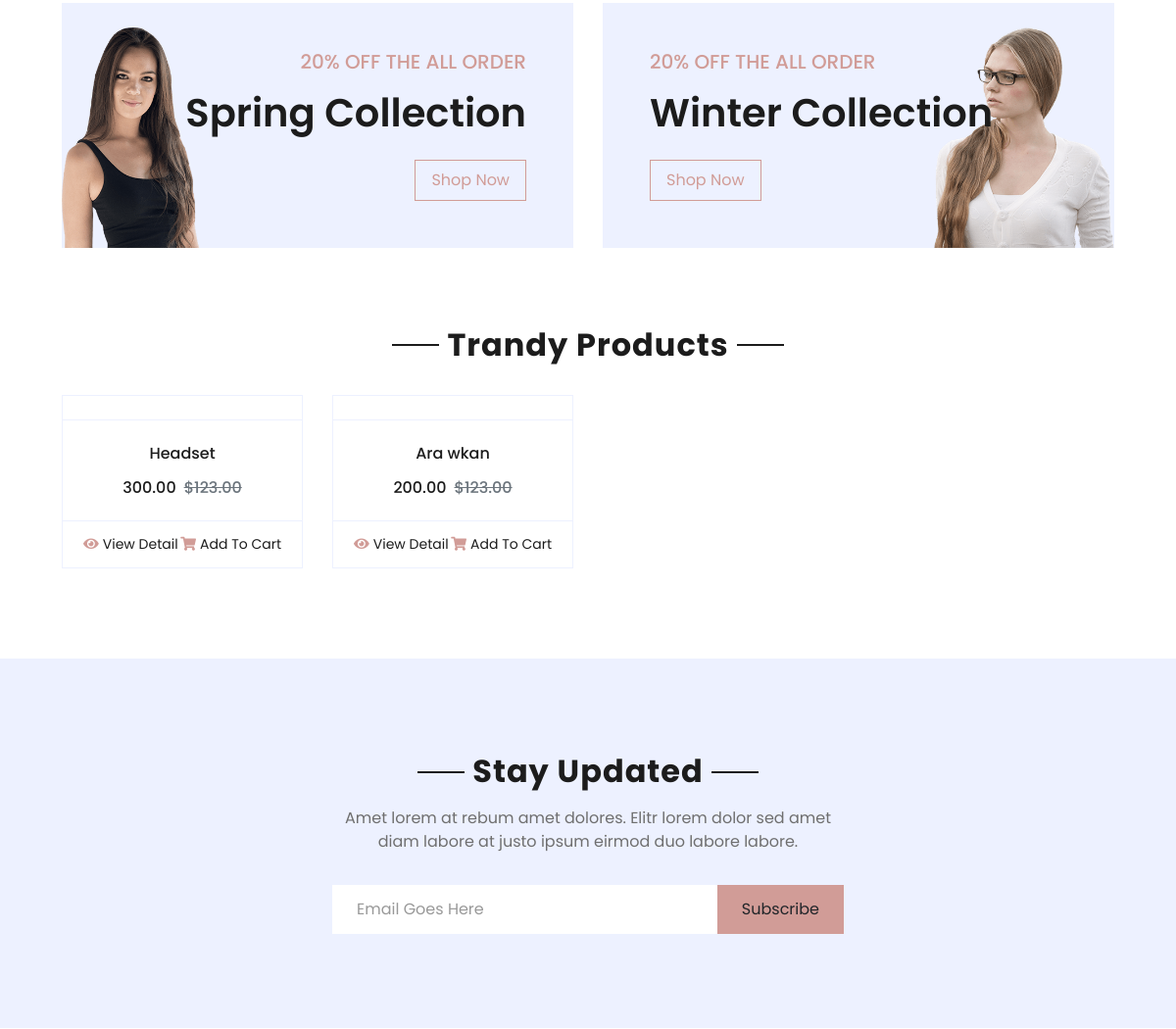
Before: / (middle part) with the older database file.
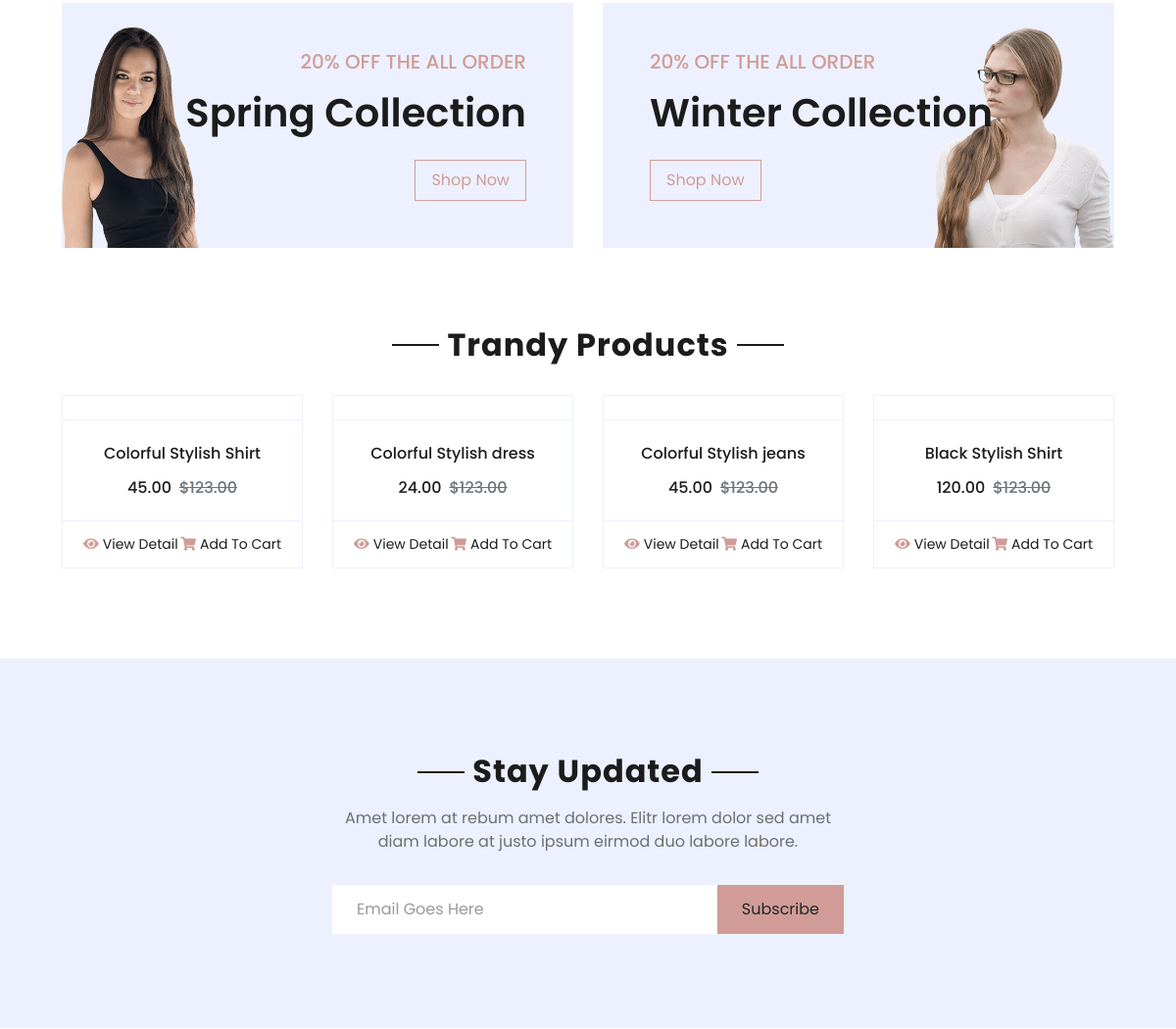
After: the same page with the newer database file.
### ProductsApp/models.py (models this page shows, shortened)
class Product(models.Model):
    name = models.CharField(max_length=100)
    category = models.ForeignKey(ProductCategory, on_delete=models.CASCADE)
    description = models.TextField(null=True)
    price = models.DecimalField(max_digits=10, decimal_places=2)
    qty = models.IntegerField()
    image = models.ImageField(upload_to='products/')
    color = models.CharField(max_length=50, null=True)
    size = models.CharField(max_length=10, null=True)

### MainApp/views.py (the view)
# urls.py: path('',views.index, name="index"),
def index(request):
    prod = Product.objects.all()
    return render(request,'index.html',{'prod': prod})

### CartApp/context_processors.py (called while the page is built)
def cart_total_quantity(request):
    total_quantity = 0
    if request.user.is_authenticated:
        cart_items = CartItem.objects.filter(user=request.user)
        total_quantity = cart_items.aggregate(Sum('quantity'))['quantity__sum'] or 0
    return {'total_quantity': total_quantity}

def wishlist_count(request):
    if request.user.is_authenticated:
        return {'wishlist_count': WishlistItem.objects.filter(user=request.user).count()}
    return {'wishlist_count': 0}

### templates/index.html (shortened to what this page needs)
{% extends 'base.html' %}
{% load static %}
{% block content %}
<!DOCTYPE html>
<html lang="en">
<head>
    <link href="https://cdnjs.cloudflare.com/ajax/libs/font-awesome/5.10.0/css/all.min.css" rel="stylesheet">
    <link href="{% static 'lib/owlcarousel/assets/owl.carousel.min.css' %}" rel="stylesheet">
    <link href="{% static 'css/style.css'%}" rel="stylesheet">
</head>
<body>
    <div class="container-fluid offer pt-5">
        <div class="row px-xl-5">
            <div class="col-md-6 pb-4">
                <div class="position-relative bg-secondary text-center text-md-right text-white mb-2 py-5 px-5">
                    <img src="{% static 'img/offer-1.png' %}" alt="">
                    <div class="position-relative" style="z-index: 1;">
                        <h5 class="text-uppercase text-primary mb-3">20% off the all order</h5>
                        <h1 class="mb-4 font-weight-semi-bold">Spring Collection</h1>
                        <a href="" class="btn btn-outline-primary py-md-2 px-md-3">Shop Now</a>
                    </div>
                </div>
            </div>
            <div class="col-md-6 pb-4">
                <div class="position-relative bg-secondary text-center text-md-left text-white mb-2 py-5 px-5">
                    <img src="{% static 'img/offer-2.png' %}" alt="">
                    <div class="position-relative" style="z-index: 1;">
                        <h5 class="text-uppercase text-primary mb-3">20% off the all order</h5>
                        <h1 class="mb-4 font-weight-semi-bold">Winter Collection</h1>
                        <a href="" class="btn btn-outline-primary py-md-2 px-md-3">Shop Now</a>
                    </div>
                </div>
            </div>
        </div>
    </div>
    <div class="container-fluid pt-5">
        <div class="text-center mb-4">
            <h2 class="section-title px-5"><span class="px-2">Trandy Products</span></h2>
        </div>
        <div class="row px-xl-5 pb-3">
            {% for pr in prod %}
            <div class="col-lg-3 col-md-6 col-sm-12 pb-1">
                <div class="card product-item border-0 mb-4">
                    <div class="card-header product-img position-relative overflow-hidden bg-transparent border p-0">
                    </div>
                    <div class="card-body border-left border-right text-center p-0 pt-4 pb-3">
                        <h6 class="text-truncate mb-3">{{pr.name}}</h6>
                        <div class="d-flex justify-content-center">
                            <h6>{{pr.price}}</h6><h6 class="text-muted ml-2"><del>$123.00</del></h6>
                        </div>
                    </div>
                    <div class="card-footer d-flex justify-content-between bg-light border">
                        <a href="{% url 'product_detail' pr.id %}" class="btn btn-sm text-dark p-0"><i class="fas fa-eye text-primary mr-1"></i>View Detail</a>
                        <a href="{% url 'CartApp:add_to_cart' product_id=pr.id %}" class="btn btn-sm text-dark p-0"><i class="fas fa-shopping-cart text-primary mr-1"></i>Add To Cart</a>
                    </div>
                </div>
            </div>
            {% endfor%}
        </div>
    </div>
    <div class="container-fluid bg-secondary my-5">
        <div class="row justify-content-md-center py-5 px-xl-5">
            <div class="col-md-6 col-12 py-5">
                <div class="text-center mb-2 pb-2">
                    <h2 class="section-title px-5 mb-3"><span class="bg-secondary px-2">Stay Updated</span></h2>
                    <p>Amet lorem at rebum amet dolores. Elitr lorem dolor sed amet diam labore at justo ipsum eirmod duo labore labore.</p>
                </div>
                <form action="">
                    <div class="input-group">
                        <input type="text" class="form-control border-white p-4" placeholder="Email Goes Here">
                        <div class="input-group-append">
                            <button class="btn btn-primary px-4">Subscribe</button>
                        </div>
                    </div>
                </form>
            </div>
        </div>
    </div>
</body>
</html>
{% endblock content%}

### templates/base.html (shortened to what this page needs)
{% load static %}
<!DOCTYPE html>
<html lang="en">
<head>
    <link href="https://cdnjs.cloudflare.com/ajax/libs/font-awesome/5.10.0/css/all.min.css" rel="stylesheet">
    <link href="{% static 'lib/owlcarousel/assets/owl.carousel.min.css' %}" rel="stylesheet">
    <link href="{% static 'css/style.css'%}" rel="stylesheet">
</head>
{%block content%}
{% endblock content %}

### templates/parts/topbar.html (shortened to what this page needs)
{% load static %}

### templates/parts/navbar.html (shortened to what this page needs)
{% load static %}

### templates/parts/footer.html (shortened to what this page needs)
{% load static %}

Changed rows visible on the page:
removed Product: name "Headset", price "300.00"
removed Product: name "Ara wkan", price "200.00"
added Product: name "Colorful Stylish Shirt", price "45.00"
added Product: name "Colorful Stylish dress", price "24.00"
added Product: name "Colorful Stylish jeans", price "45.00"
added Product: name "Black Stylish Shirt", price "120.00"
